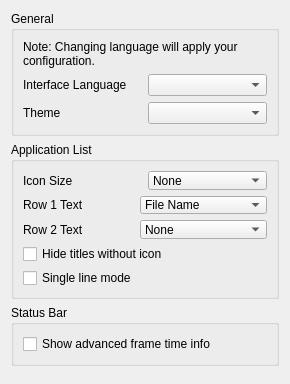
<?xml version="1.0" encoding="UTF-8"?>
<ui version="4.0">
 <class>ConfigureUi</class>
 <widget class="QWidget" name="ConfigureUi">
  <property name="geometry">
   <rect>
    <x>0</x>
    <y>0</y>
    <width>290</width>
    <height>280</height>
   </rect>
  </property>
  <layout class="QVBoxLayout" name="verticalLayout">
   <item>
    <widget class="QGroupBox" name="general_groupBox">
     <property name="title">
      <string>General</string>
     </property>
     <layout class="QHBoxLayout" name="horizontalLayout">
      <item>
       <layout class="QVBoxLayout" name="verticalLayout_2">
        <item>
         <widget class="QLabel" name="label_change_language_info">
          <property name="text">
           <string>Note: Changing language will apply your configuration.</string>
          </property>
          <property name="wordWrap">
           <bool>true</bool>
          </property>
         </widget>
        </item>
        <item>
         <layout class="QHBoxLayout" name="horizontalLayout_2">
          <item>
           <widget class="QLabel" name="language_label">
            <property name="text">
             <string>Interface Language</string>
            </property>
           </widget>
          </item>
          <item>
           <widget class="QComboBox" name="language_combobox"/>
          </item>
         </layout>
        </item>
        <item>
         <layout class="QHBoxLayout" name="horizontalLayout_3">
          <item>
           <widget class="QLabel" name="theme_label">
            <property name="text">
             <string>Theme</string>
            </property>
           </widget>
          </item>
          <item>
           <widget class="QComboBox" name="theme_combobox"/>
          </item>
         </layout>
        </item>
       </layout>
      </item>
     </layout>
    </widget>
   </item>
   <item>
    <widget class="QGroupBox" name="game_list_groupBox">
     <property name="title">
      <string>Application List</string>
     </property>
     <layout class="QHBoxLayout" name="horizontalLayout_4">
      <item>
       <layout class="QVBoxLayout" name="verticalLayout_3">
        <item>
         <layout class="QHBoxLayout" name="horizontalLayout_5">
          <item>
           <widget class="QLabel" name="icon_size_label">
            <property name="text">
             <string>Icon Size</string>
            </property>
           </widget>
          </item>
          <item>
           <widget class="QComboBox" name="icon_size_combobox">
            <item>
             <property name="text">
              <string>None</string>
             </property>
            </item>
            <item>
             <property name="text">
              <string>Small (24x24)</string>
             </property>
            </item>
            <item>
             <property name="text">
              <string>Large (48x48)</string>
             </property>
            </item>
           </widget>
          </item>
         </layout>
        </item>
        <item>
         <layout class="QHBoxLayout" name="horizontalLayout_6">
          <item>
           <widget class="QLabel" name="row_1_text_label">
            <property name="text">
             <string>Row 1 Text</string>
            </property>
           </widget>
          </item>
          <item>
           <widget class="QComboBox" name="row_1_text_combobox">
            <item>
             <property name="text">
              <string>File Name</string>
             </property>
            </item>
            <item>
             <property name="text">
              <string>Full Path</string>
             </property>
            </item>
            <item>
             <property name="text">
              <string>Title Name (short)</string>
             </property>
            </item>
            <item>
             <property name="text">
              <string>Title ID</string>
             </property>
            </item>
            <item>
             <property name="text">
              <string>Title Name (long)</string>
             </property>
            </item>
           </widget>
          </item>
         </layout>
        </item>
        <item>
         <layout class="QHBoxLayout" name="horizontalLayout_7">
          <item>
           <widget class="QLabel" name="row_2_text_label">
            <property name="text">
             <string>Row 2 Text</string>
            </property>
           </widget>
          </item>
          <item>
           <widget class="QComboBox" name="row_2_text_combobox">
            <item>
             <property name="text">
              <string>None</string>
             </property>
            </item>
            <item>
             <property name="text">
              <string>File Name</string>
             </property>
            </item>
            <item>
             <property name="text">
              <string>Full Path</string>
             </property>
            </item>
            <item>
             <property name="text">
              <string>Title Name (short)</string>
             </property>
            </item>
            <item>
             <property name="text">
              <string>Title ID</string>
             </property>
            </item>
            <item>
             <property name="text">
              <string>Title Name (long)</string>
             </property>
            </item>
           </widget>
          </item>
         </layout>
        </item>
        <item>
         <widget class="QCheckBox" name="toggle_hide_no_icon">
          <property name="text">
           <string>Hide titles without icon</string>
          </property>
         </widget>
        </item>
        <item>
         <widget class="QCheckBox" name="toggle_single_line_mode">
          <property name="text">
           <string>Single line mode</string>
          </property>
         </widget>
        </item>
       </layout>
      </item>
     </layout>
    </widget>
   </item>
   <item>
    <widget class="QGroupBox" name="status_bar_groupBox">
     <property name="title">
      <string>Status Bar</string>
     </property>
     <layout class="QHBoxLayout" name="horizontalLayout_14">
      <item>
       <layout class="QVBoxLayout" name="verticalLayout_13">
        <item>
         <widget class="QCheckBox" name="show_advanced_frametime_info">
          <property name="text">
           <string>Show advanced frame time info</string>
          </property>
         </widget>
        </item>
       </layout>
      </item>
     </layout>
    </widget>
   </item>
    <item>
    <spacer>
     <property name="orientation">
      <enum>Qt::Vertical</enum>
     </property>
    </spacer>
   </item>
  </layout>
 </widget>
 <resources/>
 <connections/>
</ui>
